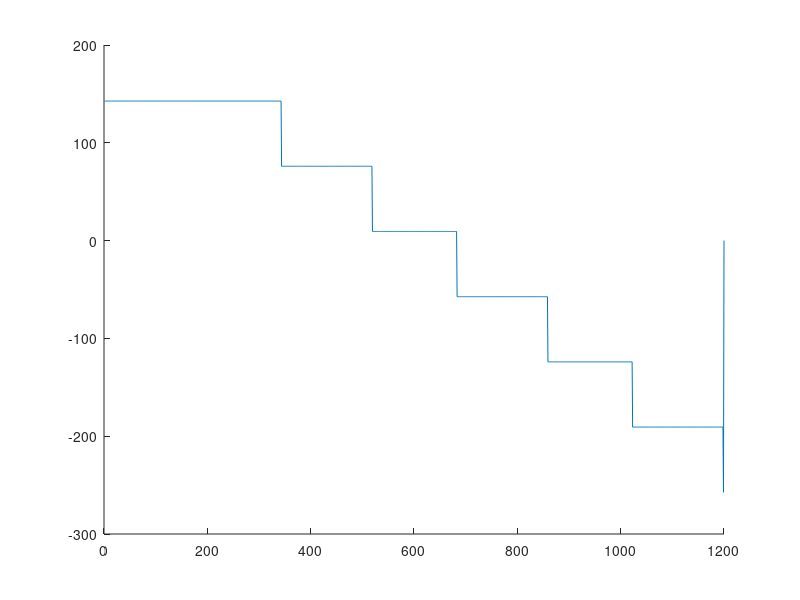

Reproduce this figure in MATLAB. (Note: this script raises an error after producing the figure.)
clc, clear all, clf %clear code parameters as per usual
%% Documentation
% In terms of the bridge, assume it takes the following structure in terms
% of notation: 

% A=========================================B
% Where A is the left-most endpoint, and B is the right-most endpoint. 
% This analyzer solves from traversing a train from left TO right. 

%% Todo
% Rewrite Load Simulation to accept arbitrary assumptions for resolution. 
%% Simulation Parameters
resolution = 1200; %break bridge up into 1200 segments, resolution of 1mm per node 
L = 1200;
n_train = 3; % train locations present, evenly split across span 
global dx
dx = L/resolution; %spatial step

shearForceDiagrami = zeros(n_train,resolution+1);
bendingMomentDiagrami = zeros(n_train, resolution+1);

% Material Characteristics 
materialThickness = 1.27;  %in mm

% Train Loading Characteristics

totalTrainWeight = 400; % in terms of Newtons

cartWeights = ones(1,3).*totalTrainWeight/3; % Assume that the cartWeights is arranged in Cart 2, Cart 1, Locomotive. 

% in terms of millimeters, adjusts based on ratio of resolution and
% distance
trainLoadPositions = [-856 -680 -516	-340	-176	0].*dx; %right-most value is locomotive

trainLoads = ones(1,6).*totalTrainWeight/6*-1; %initial load is fully uniformly distributed

%% Bridge Geometry
%Parameters are [x of cross-section (or cross-sectional change location),
%etc. 
params = [0,0,0,0;
    0,0,0,0;
    0,0,0,0];


%% Functions

% numerical integral
function out = NumericalIntegral(arr)
    global dx;
    out = zeros(1,size(arr,2));
    currentvalue = 0;
    for index = 1:size(arr,2);
        currentvalue  = currentvalue + arr(index)*dx;
        out(index) = currentvalue;
    end
    out
end

function arr = ReplaceNegatives(arr) 
    arr = max(arr,0); %rep
end

function out = NonNegativeToOne(arr)
    out= arr;
    out(out>=0) = 1;
    out(out<0) = 0;
end

% Take in a new set of cart weights, update axle loads and total train
% weight respectively. 
function [newTotalTrainWeight, newTrainLoads] =  updateTrainLoads(newCartWeights)
    newTotalTrainWeight = sum(newCartWeights,2) 
    newTrainLoads = ones(1,6) 
    newTrainLoads = newTrainLoads(1:2).*newCartWeights(1)/2 %cart 2
    newTrainLoads = newTrainLoads(3:4).*newCartWeights(2)/2 % cart 1
    newTrainLoads = newTrainLoads(5:6).*newCartWeights(3)/2 %locomotive
end 

%% Load Simulation
reactions = [0 0]; % Reaction at A, B respectively. 
for iteration = 1:n_train %step through evenly located train positions 
    %distance from the left
    effectiveLoadLocations = (trainLoadPositions + resolution*(iteration/n_train)); %automatically trim negatives, as these are off the bridge
    
    effectiveLoads = NonNegativeToOne(effectiveLoadLocations).*trainLoads;
    
    % Solving for reaction on far side: 
    reactions(2) = -1*sum(effectiveLoads.*effectiveLoadLocations)/(resolution);
    reactions(1) = -1*sum(effectiveLoads) - reactions(2);
    
    % solving for applied loads
    appliedLoads = zeros(1,resolution+1);
    appliedLoads(1) = reactions(1);
    appliedLoads(end) = reactions(2);
    
    for loadLocation = 1:6 % Iterate through each axle
        if effectiveLoadLocations(loadLocation) < 0 %if load location is negative, and thus off the track
            continue % pass this location as it's not needed
        end
        appliedLoads(effectiveLoadLocations(loadLocation)) = effectiveLoads(loadLocation);
    end 
    appliedLoads
    shearForceDiagrami(iteration,:) = NumericalIntegral(appliedLoads);
    bendingMomentDiagrami(iteration,:) = NumericalIntegral(shearForceDiagrami(iteration,:))
end

%plot(linspace(1,1200,1201),bendingMomentDiagrami(1,:))
hold on
plot(linspace(1,1200,1201),shearForceDiagrami(3,:))
yline(0)
hold off
%% Stress / Potential Failure Mode Simulation
